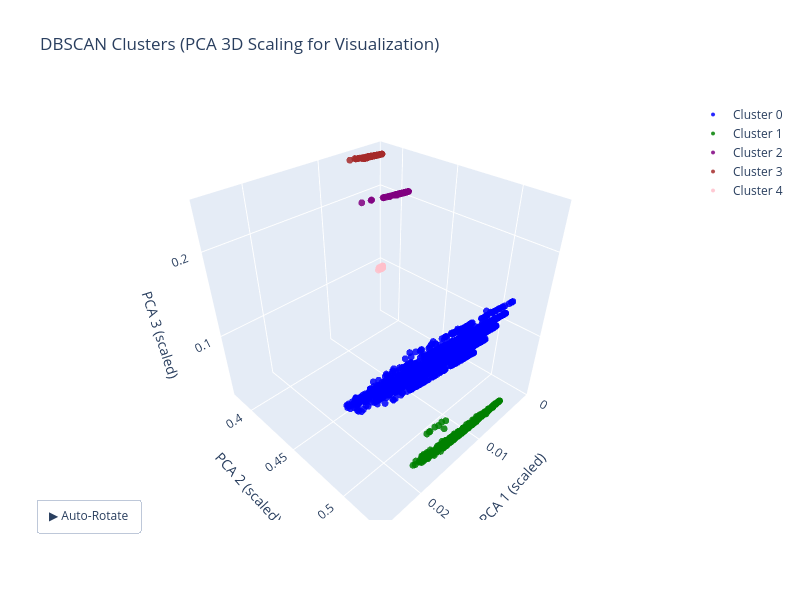

This figure's notebook cell:
### Markdown cell above
## 4.7 Animated 3D Visualization of Level 1 Clusters

To better inspect the spatial structure of Level 1 clusters, we generate an animated
3D PCA plot. Noise points are excluded to highlight only meaningful clusters.

### Code cell
fig = go.Figure()
colors = ['red', 'blue', 'green', 'purple', 'brown',
          'pink', 'gray', 'cyan', 'magenta']

for i, cluster in enumerate(unique_clusters):

    
    # ⛔ Jump noise
    if cluster == -1:
        continue
    
    cluster_mask = clusters == cluster
    label = f"Cluster {cluster}" if cluster != -1 else "Noise"

    fig.add_trace(go.Scatter3d(
        x=X_pca_vis[cluster_mask, 0],
        y=X_pca_vis[cluster_mask, 1],
        z=X_pca_vis[cluster_mask, 2],
        mode='markers',
        marker=dict(
            size=4,
            color=colors[i % len(colors)],
            opacity=0.85
        ),
        name=label
    ))

# ==========================
# 4) Layout
# ==========================
fig.update_layout(
    title="DBSCAN Clusters (PCA 3D Scaling for Visualization)",
    scene=dict(
        xaxis_title='PCA 1 (scaled)',
        yaxis_title='PCA 2 (scaled)',
        zaxis_title='PCA 3 (scaled)'
    ),
    width=800,
    height=600
)


def rotate_camera(angle):
    return dict(
        eye=dict(
            x=2*np.cos(angle),
            y=2*np.sin(angle),
            z=0.5
        )
    )

frames = []
angles = np.linspace(0, 2*np.pi, 120)  # 120 steps for 360°

for angle in angles:
    frames.append(
        go.Frame(layout=dict(scene_camera=rotate_camera(angle)))
    )

fig.frames = frames

fig.update_layout(
    updatemenus=[
        dict(
            type="buttons",
            showactive=False,
            buttons=[
                dict(
                    label="▶ Auto-Rotate",
                    method="animate",
                    args=[
                        None,
                        dict(frame=dict(duration=50, redraw=True),
                             fromcurrent=True,
                             transition=dict(duration=0))
                    ]
                )
            ],
            x=0.1,
            y=0.05
        )
    ]
)
# ==========================
# 5) Show figure
# ============
fig.show()

### Figure 1 — Plotly figure (JSON) as saved in the notebook; plotly's stock layout.template omitted (floating-point values rounded to 4 significant figures; data arrays with more than 128 entries replaced by an {"elided": "..."} marker saying what was removed)
{"data": [{"marker": {"color": "blue", "opacity": 0.85, "size": 4}, "mode": "markers", "name": "Cluster 0", "type": "scatter3d", "x": {"elided": "10322 float values"}, "y": {"elided": "10322 float values"}, "z": {"elided": "10322 float values"}}, {"marker": {"color": "green", "opacity": 0.85, "size": 4}, "mode": "markers", "name": "Cluster 1", "type": "scatter3d", "x": {"elided": "5126 float values"}, "y": {"elided": "5126 float values"}, "z": {"elided": "5126 float values"}}, {"marker": {"color": "purple", "opacity": 0.85, "size": 4}, "mode": "markers", "name": "Cluster 2", "type": "scatter3d", "x": {"elided": "716 float values"}, "y": {"elided": "716 float values"}, "z": {"elided": "716 float values"}}, {"marker": {"color": "brown", "opacity": 0.85, "size": 4}, "mode": "markers", "name": "Cluster 3", "type": "scatter3d", "x": {"elided": "384 float values"}, "y": {"elided": "384 float values"}, "z": {"elided": "384 float values"}}, {"marker": {"color": "pink", "opacity": 0.85, "size": 4}, "mode": "markers", "name": "Cluster 4", "type": "scatter3d", "x": {"elided": "386 float values"}, "y": {"elided": "386 float values"}, "z": {"elided": "386 float values"}}], "layout": {"height": 600, "scene": {"xaxis": {"title": {"text": "PCA 1 (scaled)"}}, "yaxis": {"title": {"text": "PCA 2 (scaled)"}}, "zaxis": {"title": {"text": "PCA 3 (scaled)"}}}, "title": {"text": "DBSCAN Clusters (PCA 3D Scaling for Visualization)"}, "updatemenus": [{"buttons": [{"args": [null, {"frame": {"duration": 50, "redraw": true}, "fromcurrent": true, "transition": {"duration": 0}}], "label": "▶ Auto-Rotate", "method": "animate"}], "showactive": false, "type": "buttons", "x": 0.1, "y": 0.05}], "width": 800}}
